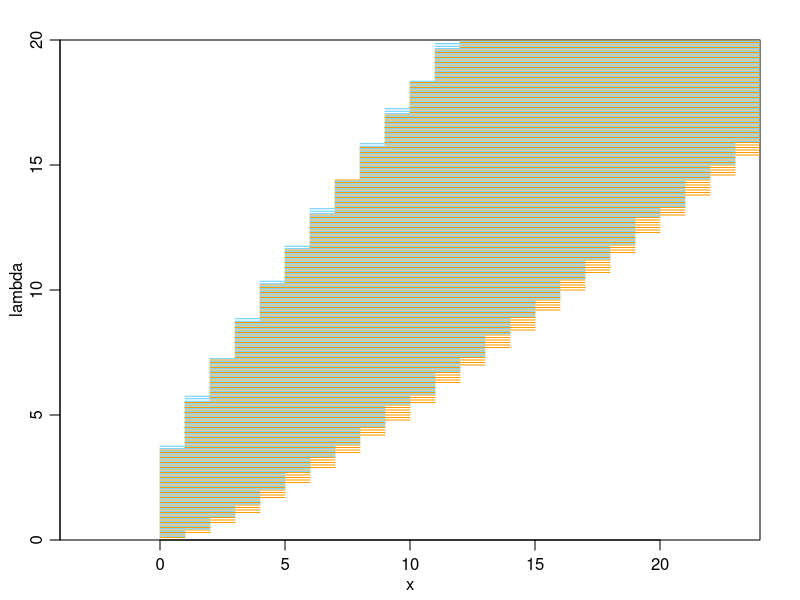

Here is the R script that generated this plot:
quartz(type="png", file="one-two.png", width=7, height=7, bg="white", family="HiraKakuProN-W3")
par(mgp=c(1.7,0.7,0)) # title and axis margins. default: c(3,1,0)
par(mar=c(3,3,2,2)) # bottom, left, top, right margins. default: c(5,4,4,2)+0.1
plot(NULL, xlim=c(0,20), ylim=c(0,20), xlab="x", ylab="lambda", xaxs="i", yaxs="i", asp=1)
for (lambda in seq(0,20,0.1)) {
    x = qpois(c(0.025,0.975), lambda)
    segments(x[1], lambda, x[2], lambda, col="#ff9900")
}
for (lambda in seq(0,20,0.1)) {
    t = sort(dpois(0:100, lambda), decreasing=TRUE)
    s = cumsum(t)
    m = t[sum(s < 0.95) + 1]
    x = range((0:100)[dpois(0:100, lambda) >= m])
    segments(x[1], lambda+0.05, x[2], lambda+0.05, col="#66ccff")
}
dev.off()
